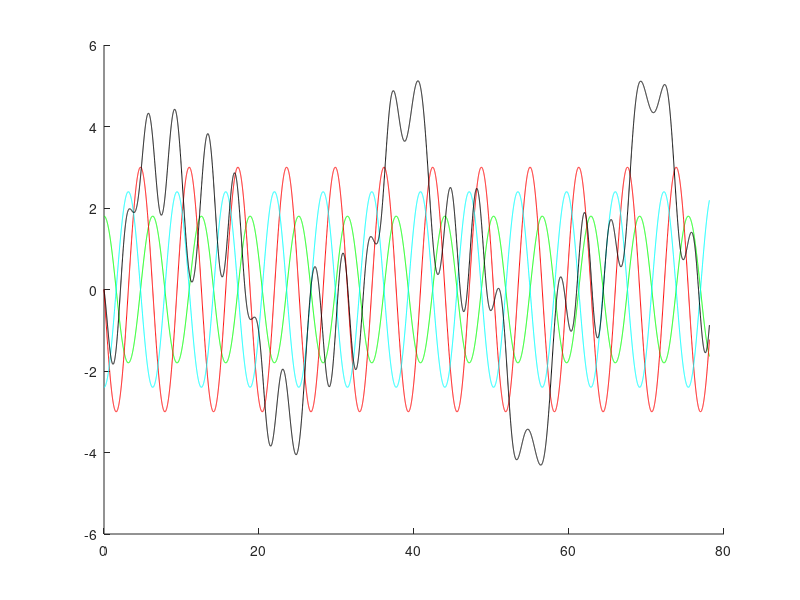

Here is the MATLAB script that generated this plot:
points = 10000;

%local x
Tacc = zeros(points, 1);
%local y
Nacc = zeros(points, 1);
%local z
Bacc = zeros(points, 1);
tgyr = zeros(points, 1);
ngyr = zeros(points, 1);
bgyr = zeros(points, 1);

%scalar projection a onto b = dot(a, b)/norm(b)
%
for n = 1:points
a = [3*sin((n-1)/256) 0 3*cos((n-1)/256)];
T = [-0.6*sin((n-1)/256) 0.8 0.6*cos((n-1)/256)];
N = [-cos((n-1)/256)*2^(-0.5) 0 -sin((n-1)/256)*2^(-0.5)];
B = [0.8*sin((n-1)/256)*2^(-0.5) -0.6*2^(-0.5) -0.8*cos((n-1)/256)*2^(-0.5)];
Tacc(n) = dot(a, T)/norm(T);
Nacc(n) = dot(a, N)/norm(N);
Bacc(n) = dot(a, B)/norm(B);
tgyr(n) = 0.6*2^(-0.5);
ngyr(n) = 0;
bgyr(n) = 0.8;
end

time = (1:points)';
time = (time-1)./128;

tangDisplacement = cumtrapz(time, tgyr);
nangDisplacement = cumtrapz(time, ngyr);
bangDisplacement = cumtrapz(time, bgyr);

initAcc = zeros(points, 3);

for i = 1:points
%angular displacement at that point in time
t = tangDisplacement(i);
n = nangDisplacement(i);
b = bangDisplacement(i);

rotMatrix = zeros(3);
%rows of the rotation matrix;
rotMatrix(1:3:7) = [cos(n)*cos(b) sin(t)*sin(n)*cos(b)-cos(t)*sin(b) cos(t)*sin(n)*cos(b)+sin(t)*sin(b)];
rotMatrix(2:3:8) = [cos(n)*sin(b) sin(t)*sin(n)*sin(b)+cos(t)*cos(b) cos(t)*sin(n)*sin(b)-sin(t)*cos(b)];
rotMatrix(3:3:9) = [-sin(n) sin(t)*cos(n) cos(t)*cos(n)];



initAcc(i:points:2*points+i) = [Tacc(i) Nacc(i) Bacc(i)] * rotMatrix;
end

globalAcc = zeros(points, 3);
initToGlobal = zeros(3);


%initial fram axes
T0 = [-0.6*sin(0) 0.8 0.6*cos(0)];
N0 = [-cos(0)*2^(-0.5) 0 -sin(0)*2^(-0.5)];
B0 = [0.8*sin(0)*2^(-0.5) -0.6*2^(-0.5) -0.8*cos(0)*2^(-0.5)];

%angle between initial frame and global
%  0 -.8 .6
%  0  .6 .8
% -1   0  0
xt = acos(dot([1 0 0], T0)/norm(T0));
yn = acos(dot([0 1 0], N0)/norm(N0));
zb = acos(dot([0 0 1], B0)/norm(B0));

initToGlobal(1:3:7) = [cos(yn)*cos(zb) sin(xt)*sin(yn)*cos(zb)-cos(xt)*sin(zb) cos(xt)*sin(yn)*cos(zb)+sin(xt)*sin(zb)];
initToGlobal(2:3:8) = [cos(yn)*sin(zb) sin(xt)*sin(yn)*sin(zb)+cos(xt)*cos(zb) cos(xt)*sin(yn)*sin(zb)-sin(xt)*cos(zb)];
initToGlobal(3:3:9) = [-sin(yn) sin(xt)*cos(yn) cos(xt)*cos(yn)];


globalAcc = initAcc * initToGlobal;

yacc = globalAcc(1:points, 2);
velo = cumtrapz(time, yacc);

hold on
plot(time, Tacc, 'green');
plot(time, Nacc, 'red');
plot(time, Bacc, 'cyan');
plot(time, velo, 'black');
hold off
